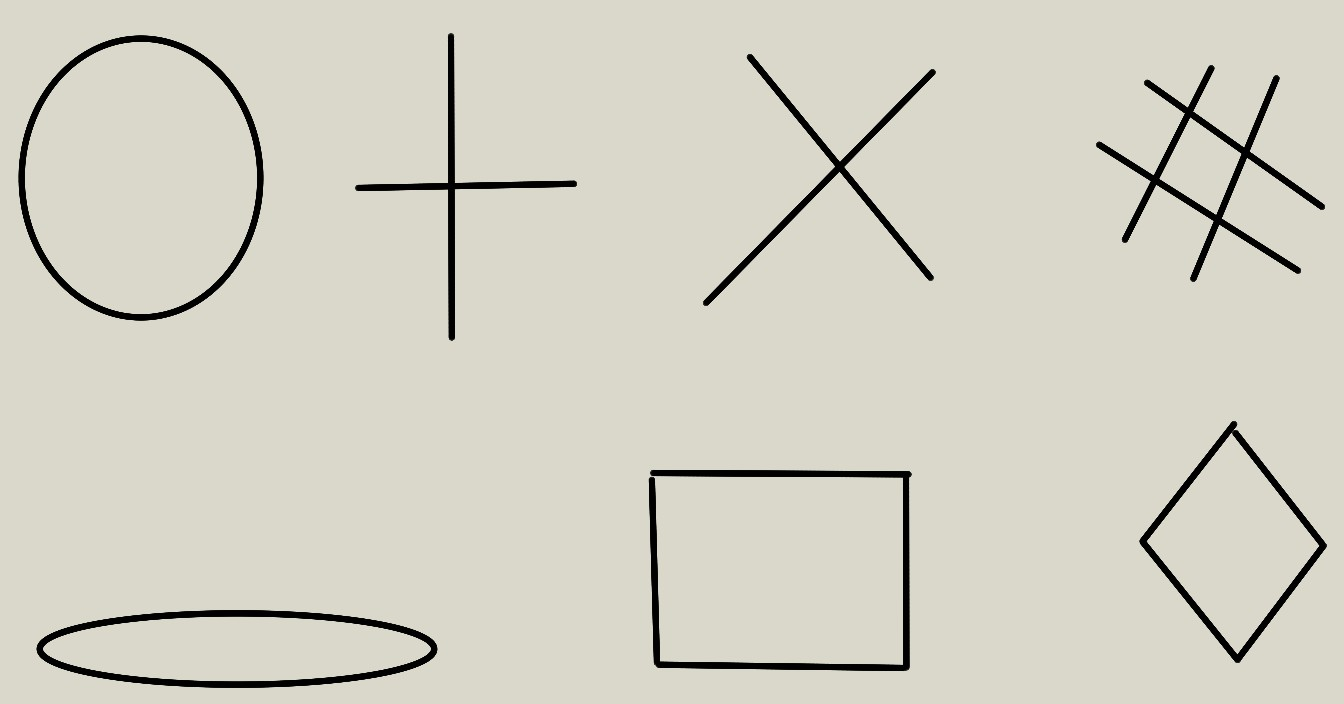
#> input picture Pictures/Static/symbols/symbols.jpg, 1344 x 704 px
$ python distortedGenerator.py
#> lines starting #> are read from the running program, lines starting #| are printed output that depends on the picture; after the words box and inside, x2 and y2 are one past the last pixel; in counts of white or black regions, pixels touching at a corner belong together
### Pictures/shared.py
#This file contains functions and variabels that are used by many files,
#it is used as a header file and it is not run
import cv2
import os

# make a file if it does not exist , or empty it if it does from previous calls
def initializeFile(name):
    if not os.path.isdir(name ):
        os.system('mkdir ' +name)
    else :
        os.system('rm -rf ./'+name+'/*')

#all the methods that are possible for cv2.matchTemplate function
methods = [cv2.TM_CCOEFF, cv2.TM_CCOEFF_NORMED, cv2.TM_CCORR,
         cv2.TM_CCORR_NORMED,cv2.TM_SQDIFF,cv2.TM_SQDIFF_NORMED]

#recognise templte in image. The temp needs to be the same size and orientation that it will eventually be found
# in the image
# [20 lines left out: function RecogniseTemplate, not called in this run]

### Pictures/Static/symbols/distortedGenerator.py
#WARNING this is a slow script so run it as few times as possible
import cv2
import random
import sys
sys.path.append("../../.")
import shared

original = cv2.imread('symbols.jpg', 0)
#> original: shape (704, 1344); min 0, max 230, mean 207.4
imageHeight, imageWidth = original.shape
#> imageHeight = 704; imageWidth = 1344

foldefname = 'distortedImages'
shared.initializeFile(foldefname)


# chosen at random, will be adjusted later
distorsionLevels = [0,0.9]
# we distort the images to see how much the algortithm can take
for distorsionLevel in distorsionLevels:
    img = original.copy()
    filename = foldefname + '/dist' + str(int(distorsionLevel*100)) + '.jpg'
    for w in range(imageWidth):
        for h in range(imageHeight):
            if img[h][w] == 0:
                img[h][w] = int(random.randint(0, 255) * distorsionLevel)
            else :
                img[h][w] = 255 - int(random.randint(0, 255) * distorsionLevel)
    cv2.imwrite(filename,img)
#> this loop made 2 passes
#> pass 1, `cv2.imwrite(filename,img)`:
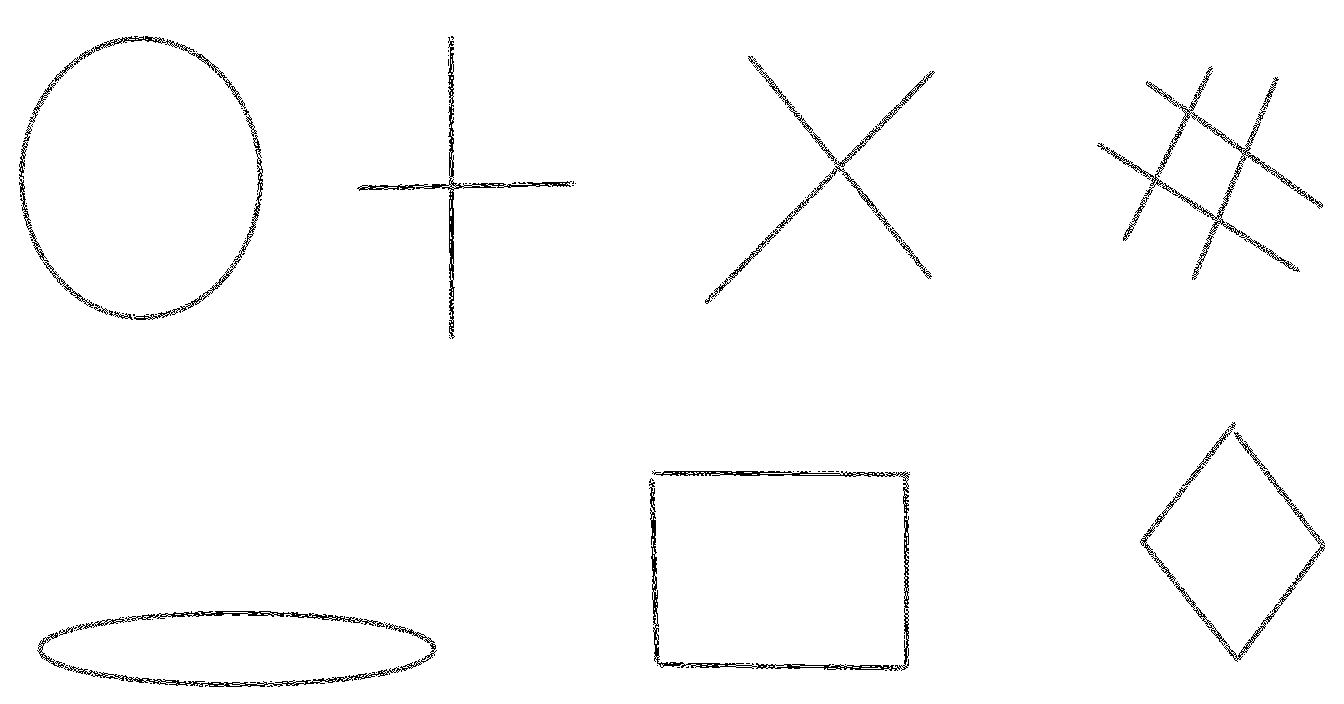
#> saved as dist0.jpg: shape (704, 1344); 98.3% white; black in thin lines or dots, all inside (x1, y1, x2, y2) = (19, 36, 1325, 687)
#> pass 2, `cv2.imwrite(filename,img)`:
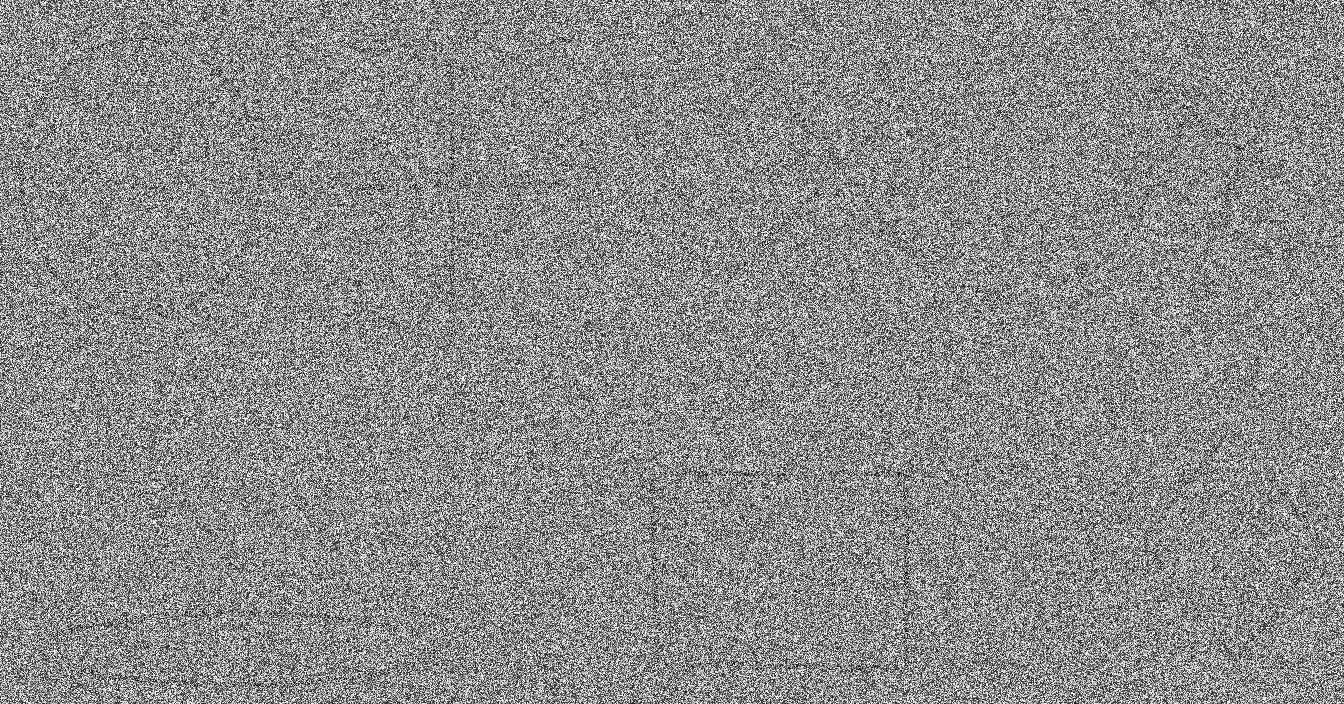
#> saved as dist90.jpg: shape (704, 1344); min 0, max 255, mean 140.4
